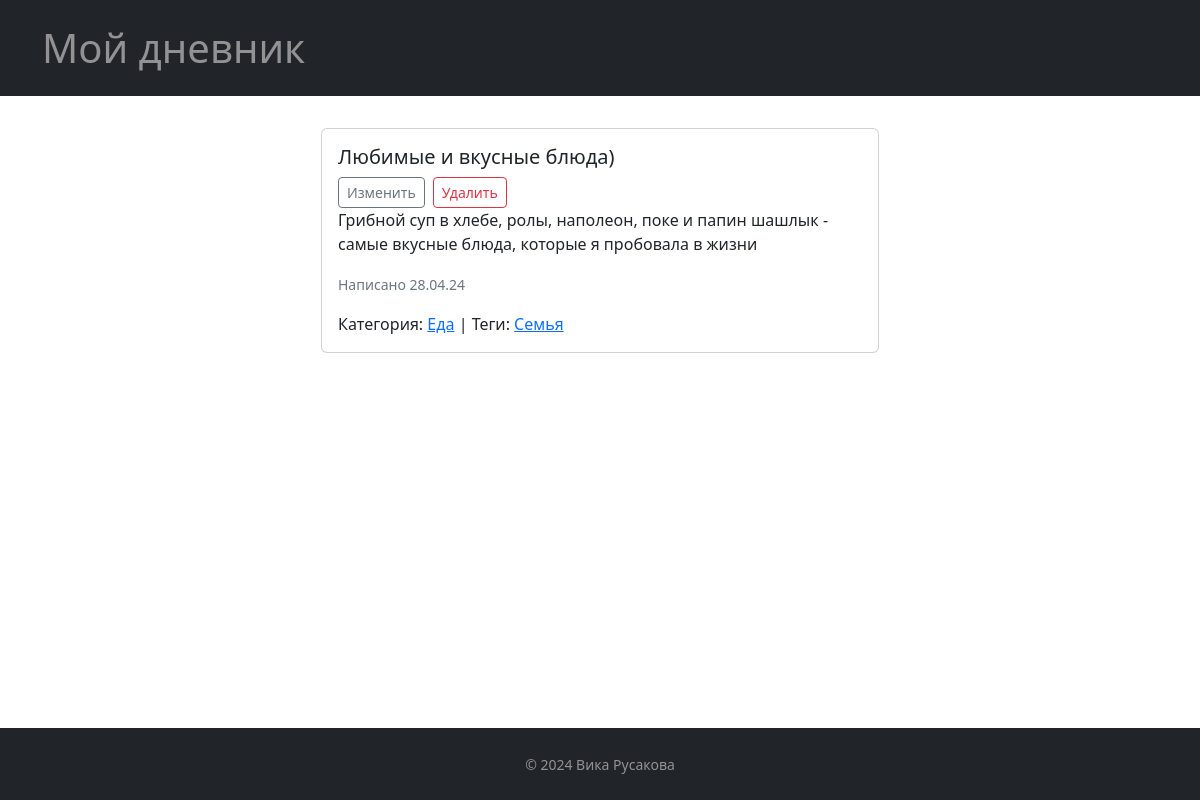
The app's page /post/4 with its own data.
### models.py (models this page shows, shortened)
class Post(db.Model):
    id = db.Column(db.Integer, primary_key=True)
    title = db.Column(db.String(100), nullable=False)
    content = db.Column(db.Text, nullable=False)
    date = db.Column(db.DateTime, nullable=False, default=datetime.utcnow)
    category_id = db.Column(db.Integer, db.ForeignKey('category.id'), nullable=False)

class Category(db.Model):
    id = db.Column(db.Integer, primary_key=True)
    name = db.Column(db.String(50), unique=True, nullable=False)
    posts = db.relationship('Post', backref='category', lazy=True)

class Tag(db.Model):
    id = db.Column(db.Integer, primary_key=True)
    name = db.Column(db.String(50), unique=True, nullable=False)
    posts = db.relationship('Post', secondary='post_tag', backref='tags', lazy=True)

### app.py (the view)
@app.route('/post/<int:post_id>')
def post(post_id):
    post = Post.query.get_or_404(post_id)
    return render_template('view_post.html', post=post)

### templates/view_post.html
{% extends 'base.html' %}
{% block content %}
  <div class="col-6 mx-auto">
    <div class="card my-3">
      <div class="card-body">
        <h5 class="card-title">{{ post.title }}</h5>
         <div class="d-flex">
          <a href="{{ url_for('edit_post', post_id=post.id) }}" class="btn btn-sm btn-outline-secondary me-2">Изменить</a>
          <a href="{{ url_for('delete_post', post_id=post.id) }}" class="btn btn-sm btn-outline-danger">Удалить</a>
          </div>
        <p class="card-text">{{ post.content }}</p>
        <p class="card-text"><small class="text-muted">Написано {{ post.date.strftime('%d.%m.%y') }}</small></p>
        <p class="card-text">
          Категория: <a href="{{ url_for('category', category_id=post.category.id) }}">{{ post.category.name }}</a>
          | Теги: {% for tag in post.tags %}
                  <a href="{{ url_for('tag', tag_id=tag.id) }}">{{ tag.name }}</a>
                 {% endfor %}
        </p>
      </div>
    </div>
</div>
{% endblock %}

### static/custom.css (style rules this page uses)
html, body { height: 100%; }

### records on screen
Post: title "Любимые и вкусные блюда)", content "Грибной суп в хлебе, ролы, наполеон, поке и папин шашлык - самые вкусные блюда, которые я пробовала в жизни", date "28.04.24"
Category: category.name "Еда"
Tag: name "Семья"
